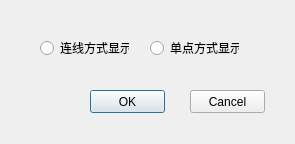
<?xml version="1.0" encoding="UTF-8"?>
<ui version="4.0">
 <class>dlgDrawStly</class>
 <widget class="QDialog" name="dlgDrawStly">
  <property name="geometry">
   <rect>
    <x>0</x>
    <y>0</y>
    <width>295</width>
    <height>144</height>
   </rect>
  </property>
  <property name="windowTitle">
   <string>Dialog</string>
  </property>
  <widget class="QRadioButton" name="rdSimulation">
   <property name="geometry">
    <rect>
     <x>40</x>
     <y>40</y>
     <width>89</width>
     <height>16</height>
    </rect>
   </property>
   <property name="text">
    <string>连线方式显示</string>
   </property>
  </widget>
  <widget class="QRadioButton" name="radioButton_2">
   <property name="geometry">
    <rect>
     <x>150</x>
     <y>40</y>
     <width>89</width>
     <height>16</height>
    </rect>
   </property>
   <property name="text">
    <string>单点方式显示</string>
   </property>
  </widget>
  <widget class="QPushButton" name="pbtnOK">
   <property name="geometry">
    <rect>
     <x>90</x>
     <y>90</y>
     <width>75</width>
     <height>23</height>
    </rect>
   </property>
   <property name="text">
    <string>OK</string>
   </property>
  </widget>
  <widget class="QPushButton" name="pbtnCancel">
   <property name="geometry">
    <rect>
     <x>190</x>
     <y>90</y>
     <width>75</width>
     <height>23</height>
    </rect>
   </property>
   <property name="text">
    <string>Cancel</string>
   </property>
  </widget>
 </widget>
 <resources/>
 <connections/>
</ui>
